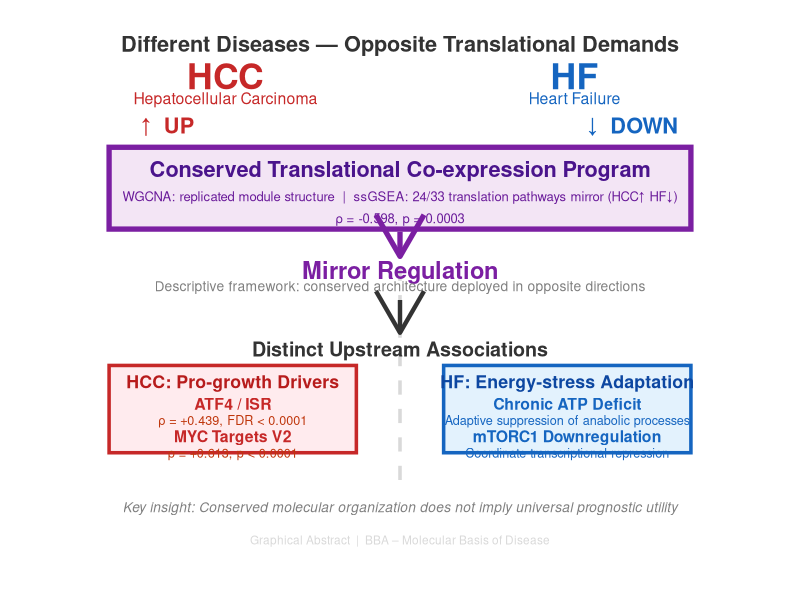

R code for this plot:
# graphical_abstract.R
# Generate Graphical Abstract for BBA-MBD submission
# Concept: mirror regulation framework — conserved architecture, opposed direction, distinct upstream programs

library(ggplot2)
library(grid)

PROJ_DIR <- "D:/R_projects/revision_analysis"

# ── Color palette ──
red    <- "#C62828"
blue   <- "#1565C0"
purp   <- "#7B1FA2"
dark   <- "grey20"
mid    <- "grey50"
light  <- "grey85"

# ── Build with ggplot2 + theme_void ──

p <- ggplot() +

  # ═══════════════ TOP ROW: Disease labels + arrows ═══════════════

  # Section header
  annotate("text", x = 0.50, y = 0.97,
           label = "Different Diseases — Opposite Translational Demands",
           fontface = "bold", size = 5.5, color = dark) +

  # HCC label
  annotate("text", x = 0.26, y = 0.91,
           label = "HCC", fontface = "bold", size = 9, color = red) +
  annotate("text", x = 0.26, y = 0.87,
           label = "Hepatocellular Carcinoma", size = 4, color = red) +

  # HF label
  annotate("text", x = 0.74, y = 0.91,
           label = "HF", fontface = "bold", size = 9, color = blue) +
  annotate("text", x = 0.74, y = 0.87,
           label = "Heart Failure", size = 4, color = blue) +

  # Direction arrows
  annotate("text", x = 0.18, y = 0.82, label = "↑  UP", fontface = "bold",
           size = 5.5, color = red) +
  annotate("text", x = 0.82, y = 0.82, label = "↓  DOWN", fontface = "bold",
           size = 5.5, color = blue) +

  # Center vertical divider
  annotate("segment", x = 0.50, xend = 0.50, y = 0.17, yend = 0.78,
           linetype = "dashed", color = light, linewidth = 1.2) +

  # ═══════════════ MIDDLE: Conserved program + Mirror ═══════════════

  # Conserved program box (full width, spanning both sides)
  annotate("rect", xmin = 0.10, xmax = 0.90, ymin = 0.63, ymax = 0.78,
           fill = "#F3E5F5", color = purp, linewidth = 1.8) +
  annotate("text", x = 0.50, y = 0.74,
           label = "Conserved Translational Co-expression Program",
           fontface = "bold", size = 5.5, color = "#4A148C") +
  annotate("text", x = 0.50, y = 0.69,
           label = "WGCNA: replicated module structure  |  ssGSEA: 24/33 translation pathways mirror (HCC↑ HF↓)",
           size = 3.3, color = "#6A1B9A") +
  annotate("text", x = 0.50, y = 0.65,
           label = "ρ = -0.598, p = 0.0003",
           size = 3.3, color = "#6A1B9A") +

  # Down arrow from conserved program
  annotate("segment", x = 0.50, xend = 0.50, y = 0.625, yend = 0.58,
           arrow = arrow(length = unit(0.08, "npc")),
           color = purp, linewidth = 1.8) +

  # Mirror regulation
  annotate("text", x = 0.50, y = 0.555,
           label = "Mirror Regulation",
           fontface = "bold", size = 6, color = purp) +
  annotate("text", x = 0.50, y = 0.525,
           label = "Descriptive framework: conserved architecture deployed in opposite directions",
           size = 3.5, color = mid) +

  # ═══════════════ CENTER ARROW ═══════════════
  annotate("segment", x = 0.50, xend = 0.50, y = 0.50, yend = 0.44,
           arrow = arrow(length = unit(0.08, "npc")),
           color = dark, linewidth = 1.5) +

  # ═══════════════ BOTTOM: Distinct upstream associations ═══════════════

  annotate("text", x = 0.50, y = 0.41,
           label = "Distinct Upstream Associations",
           fontface = "bold", size = 5, color = dark) +

  # HCC upstream box
  annotate("rect", xmin = 0.10, xmax = 0.44, ymin = 0.22, ymax = 0.38,
           fill = "#FFEBEE", color = red, linewidth = 1.2) +
  annotate("text", x = 0.27, y = 0.35,
           label = "HCC: Pro-growth Drivers", fontface = "bold", size = 4.5, color = "#B71C1C") +
  annotate("text", x = 0.27, y = 0.31,
           label = "ATF4 / ISR", fontface = "bold", size = 4, color = red) +
  annotate("text", x = 0.27, y = 0.28,
           label = "ρ = +0.439, FDR < 0.0001",
           size = 3.2, color = "#BF360C") +
  annotate("text", x = 0.27, y = 0.25,
           label = "MYC Targets V2", fontface = "bold", size = 4, color = red) +
  annotate("text", x = 0.27, y = 0.22,
           label = "ρ = +0.613, p < 0.0001",
           size = 3.2, color = "#BF360C") +

  # HF upstream box
  annotate("rect", xmin = 0.56, xmax = 0.90, ymin = 0.22, ymax = 0.38,
           fill = "#E3F2FD", color = blue, linewidth = 1.2) +
  annotate("text", x = 0.73, y = 0.35,
           label = "HF: Energy-stress Adaptation", fontface = "bold", size = 4.5, color = "#0D47A1") +
  annotate("text", x = 0.73, y = 0.31,
           label = "Chronic ATP Deficit", fontface = "bold", size = 4, color = blue) +
  annotate("text", x = 0.73, y = 0.28,
           label = "Adaptive suppression of anabolic processes",
           size = 3.2, color = "#1565C0") +
  annotate("text", x = 0.73, y = 0.25,
           label = "mTORC1 Downregulation", fontface = "bold", size = 4, color = blue) +
  annotate("text", x = 0.73, y = 0.22,
           label = "Coordinate transcriptional repression",
           size = 3.2, color = "#1565C0") +

  # ═══════════════ BOTTOM DECORATION ═══════════════

  annotate("text", x = 0.50, y = 0.12,
           label = "Key insight: Conserved molecular organization does not imply universal prognostic utility",
           size = 3.5, color = mid, fontface = "italic") +

  annotate("text", x = 0.50, y = 0.06,
           label = "Graphical Abstract  |  BBA – Molecular Basis of Disease",
           size = 3, color = light) +

  coord_cartesian(xlim = c(0, 1), ylim = c(0, 1)) +
  theme_void() +
  theme(plot.background = element_rect(fill = "white", color = NA))

# ── Save ──
outfile <- file.path(PROJ_DIR, "figures", "Graphical_Abstract.png")
ggsave(outfile, p, width = 16, height = 12, dpi = 300)
cat(sprintf("→ Graphical Abstract saved: %s\n", outfile))
